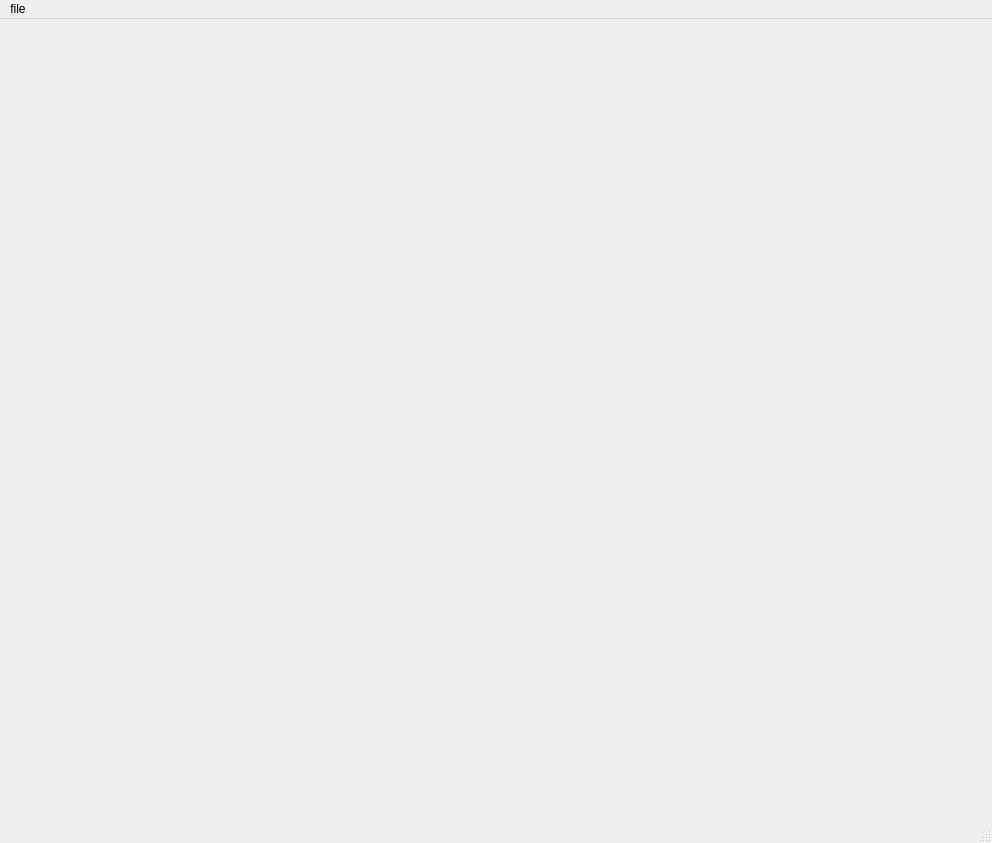
<?xml version="1.0" encoding="UTF-8"?>
<ui version="4.0">
 <class>TrainingImageRenderWindow</class>
 <widget class="QMainWindow" name="TrainingImageRenderWindow">
  <property name="geometry">
   <rect>
    <x>0</x>
    <y>0</y>
    <width>992</width>
    <height>843</height>
   </rect>
  </property>
  <property name="windowTitle">
   <string>Training Image Render Window</string>
  </property>
  <widget class="QWidget" name="centralwidget">
   <layout class="QGridLayout" name="gridLayout">
    <item row="0" column="1">
     <widget class="TrainingImageRenderView" name="widget" native="true"/>
    </item>
    <item row="0" column="0">
     <spacer name="horizontalSpacer">
      <property name="orientation">
       <enum>Qt::Horizontal</enum>
      </property>
      <property name="sizeType">
       <enum>QSizePolicy::Fixed</enum>
      </property>
      <property name="sizeHint" stdset="0">
       <size>
        <width>150</width>
        <height>20</height>
       </size>
      </property>
     </spacer>
    </item>
    <item row="0" column="2">
     <spacer name="horizontalSpacer_2">
      <property name="orientation">
       <enum>Qt::Horizontal</enum>
      </property>
      <property name="sizeType">
       <enum>QSizePolicy::Fixed</enum>
      </property>
      <property name="sizeHint" stdset="0">
       <size>
        <width>150</width>
        <height>20</height>
       </size>
      </property>
     </spacer>
    </item>
   </layout>
  </widget>
  <widget class="QMenuBar" name="menubar">
   <property name="geometry">
    <rect>
     <x>0</x>
     <y>0</y>
     <width>992</width>
     <height>21</height>
    </rect>
   </property>
   <widget class="QMenu" name="menuFile">
    <property name="title">
     <string>file</string>
    </property>
    <addaction name="actionLoad_cloth_mesh"/>
   </widget>
   <addaction name="menuFile"/>
  </widget>
  <widget class="QStatusBar" name="statusbar"/>
  <action name="actionLoad_cloth_mesh">
   <property name="text">
    <string>load cloth mesh</string>
   </property>
  </action>
 </widget>
 <customwidgets>
  <customwidget>
   <class>TrainingImageRenderView</class>
   <extends>QWidget</extends>
   <header>trainingimagerenderview.h</header>
   <container>1</container>
  </customwidget>
 </customwidgets>
 <resources/>
 <connections/>
</ui>
